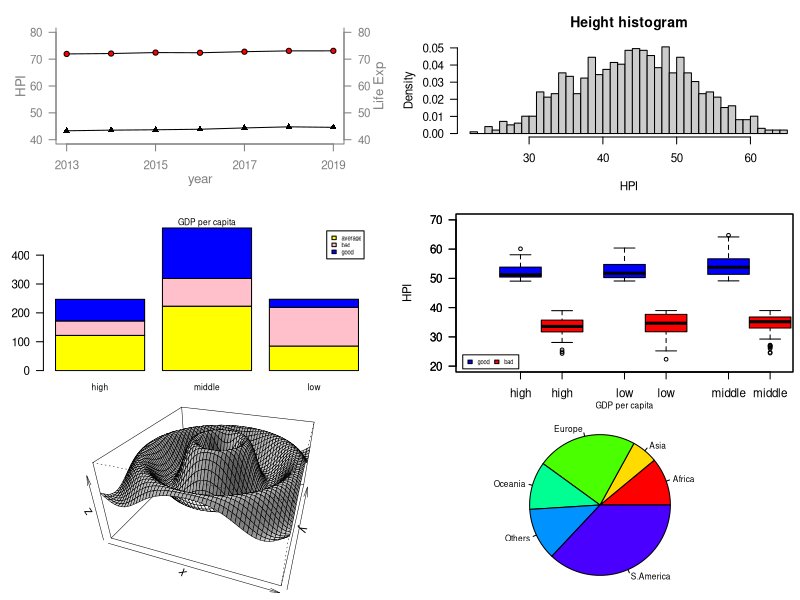

Reproduce this figure in R.
## ---- chunk 1
#########################################
rm(list=ls())                          # Clear environment


library(readr)
hpi_df <- read_csv("HPI.csv")

colnames(hpi_df)<-c("hpi_rank","country","iso","year",
                    "continent", "population", "life_expectancy",
                    "ladder_of_life", "ecological_footprint",
                    "hpi", "biocapacity_for_year", "gdp")

hpi2_df <- na.omit(hpi_df)

## Start plotting from basics 
#  plotting functions.
year <- c(2013, 2014, 2015, 2016, 2017, 2018, 2019)
hpi_score <- aggregate(hpi ~ year, hpi2_df, mean)
life_score  <- aggregate(life_expectancy ~ year, hpi2_df, mean)
hpi_score <- c(hpi_score$hpi)
life_score <- c(life_score$life_expectancy)

# Setting the parameter (3 rows by 2 cols)
par(mfrow=c(3, 2))

# Setting label orientation, margins c(bottom, left, top, right) & text size
par(las=1, mar=c(4, 4, 2, 4), cex=.7) 
plot.new()
plot.window(range(year), c(40, 80))
lines(year, hpi_score)
lines(year, life_score)
points(year, hpi_score, pch=17, bg = "blue", cex=1) # Try different cex value?  
points(year, life_score, pch=21, bg ="red", cex=1)  # Different background color
par(col="gray50", fg="gray50", col.axis="gray50")
axis(1, at=seq(2013, 2019, 2)) # What is the first number standing for?
axis(2, at=seq(40, 80, 10))
axis(4, at=seq(40, 80, 10))
box(bty="u")
mtext("year", side=1, line=2, cex=0.8)
mtext("HPI", side=2, line=2, las=0, cex=0.8)
mtext("Life Exp", side=4, line=2, las=0, cex=0.8)
text(4, 5, "Bird 131")
par(mar=c(5.1, 4.1, 4.1, 2.1), col="black", fg="black", col.axis="black")

######## Histogram ########

# Make sure no Y exceed [-3.5, 3.5]
par(mar=c(4.5, 4.1, 3.1, 0))
hist(hpi2_df$hpi, breaks=seq(floor(min(hpi2_df$hpi)),
                             ceiling(max(hpi2_df$hpi))), 
     main="Height histogram", xlab="HPI", 
     col="gray80", freq=FALSE)
par(mar=c(5.1, 4.1, 4.1, 2.1))

####### Barplot ######
library(dplyr)

summary(hpi2_df$gdp)

hpi3_df <- hpi2_df %>%
  mutate(gdp_lev = ifelse(hpi2_df$gdp >= 31202, 'high',
                          ifelse(hpi2_df$gdp >= 4985, 'middle',
                                 'low')))

summary(hpi2_df$hpi)

hpi3_df <- hpi3_df %>%
  mutate(hpi_lev = ifelse(hpi2_df$hpi > 49, 'good',
                          ifelse(hpi2_df$hpi > 39, 'average',
                                 'bad')))

gdp_sub_h <- subset(hpi3_df, gdp_lev == "high")
aggregate(gdp_lev ~ hpi_lev, gdp_sub_h, length)

gdp_sub_m <- subset(hpi3_df, gdp_lev == "middle")
aggregate(gdp_lev ~ hpi_lev, gdp_sub_m, length)

gdp_sub_l <- subset(hpi3_df, gdp_lev == "low")
aggregate(gdp_lev ~ hpi_lev, gdp_sub_l, length)

hpi_le <- c("average", "bad", "good")
high <- c(122, 50, 75)
middle <- c(223, 96, 175)
low <- c(85, 134, 28)

bar_df <- data.frame(high, middle, low)
rownames(bar_df)=hpi_le

par(mar=c(2, 3.1, 2, 2.1))
midpts <- barplot(as.matrix(bar_df), names = rep("", 3),
                  col = c("yellow", "pink", "blue"))
legend("topright", inset=.02,
       c("average","bad", "good"), fill = c("yellow", "pink", "blue"), 
       horiz=FALSE, cex=0.5)
mtext("GDP per capita", side=3, line=0.0, cex=0.5)
mtext(sub(" ", "\n", colnames(bar_df)),
      at=midpts, side=1, line=0.5, cex=0.5)

par(mar=c(5.1, 4.1, 4.1, 2.1))  


###### Boxplot ######
par(mar=c(2, 4, 1, 0.5))
boxplot(hpi3_df$hpi ~ hpi3_df$gdp_lev, data = hpi3_df,
        boxwex = 0.4, at = 1:3 - 0.2,
        subset= hpi3_df$hpi_lev == "good", col="blue",
        xlab="",
        ylab="HPI", ylim=c(20,70))
mtext("GDP per capita", side=1, line=1.8, cex=0.5)

boxplot(hpi3_df$hpi ~ hpi3_df$gdp_lev, data = hpi3_df, add = TRUE,
        boxwex = 0.4, at = 1:3 + 0.2,
        subset= hpi3_df$hpi_lev == "bad", col="red")
legend("bottomleft", inset=.02,
       c("good","bad"), fill = c("blue", "red"), horiz=TRUE, cex=0.5)
par(mar=c(5.1, 4.1, 4.1, 2.1))

###### Persp ######
par(mar=c(0.5, 0.5, 0, 0), lwd=0.5)
x <- y <- seq(-10, 10, length = 50);
z <- outer(x, y,
           function(x,y) {
             r <- sqrt(x^2 + y^2)+3;
             cos(r)/r
           });

persp(x, y, z,
      theta  = 20,        # Rotation about z-axis, in degrees
      phi    = 30,        # Rotation about x-axis, in degrees
      expand = 0.5,        # Shrinking/growing of z values
      shade  = 0.3)

par(mar=c(5.1, 4.1, 4.1, 2.1), lwd=1)


# Piechart
par(mar=c(0, 2, 1, 2), xpd=FALSE, cex=0.5)
pie.sales <- c(0.11, 0.06, 0.23, 0.11, 0.12, 0.37)
names(pie.sales) <- c("Africa", "Asia",
                      "Europe", "Oceania", "Others", "S.America")
pie(pie.sales, col = rainbow(7))

